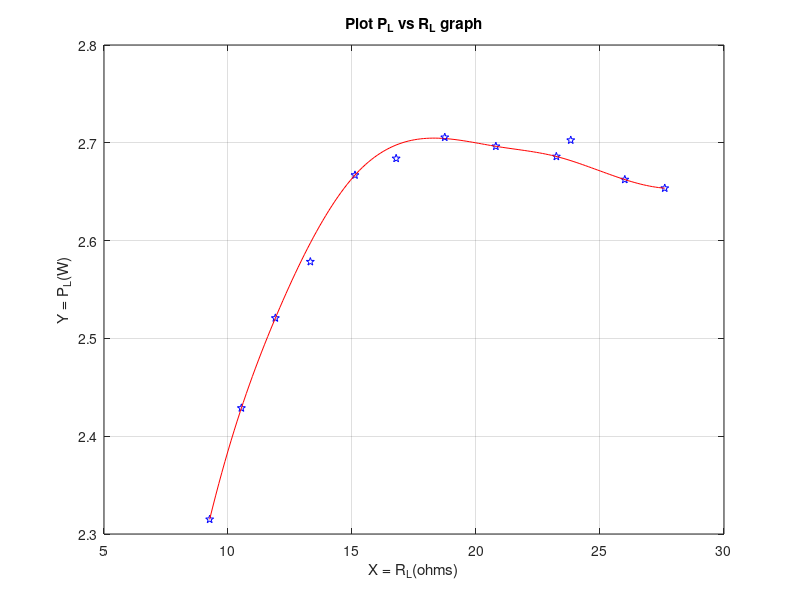

Write MATLAB code to recreate this figure. (Note: this script raises an error after producing the figure.)
XA = [9.26
10.54
11.91
%13.32
15.12
%16.78
%18.74
20.8
23.24
%24.82
26
27.61
];

YA = [2.315
2.4288
2.5208
%2.5784
2.667
%2.684
%2.7056
2.6964
2.686
%2.7027
2.6624
2.6536
];
x1 = [13.32 16.78 18.74 23.82];
y1 = [2.5784 2.684 2.7056 2.7027];
x = XA;
y = YA;
xi = linspace(min(x), max(x), 150);                     % Evenly-Spaced Interpolation Vector
yi = interp1(x, y, xi, 'spline', 'extrap');
figure(1)
plot(x, y, 'bp')

hold on
plot(xi, yi, '-r')

plot(x1,y1,'bp');
grid on
xlabel('X = R_L(ohms)')
ylabel('Y = P_L(W)')
 title('Plot P_L vs R_L graph')
 
legend('Original Data', 'Interpolation', 'Location', 'NE')
